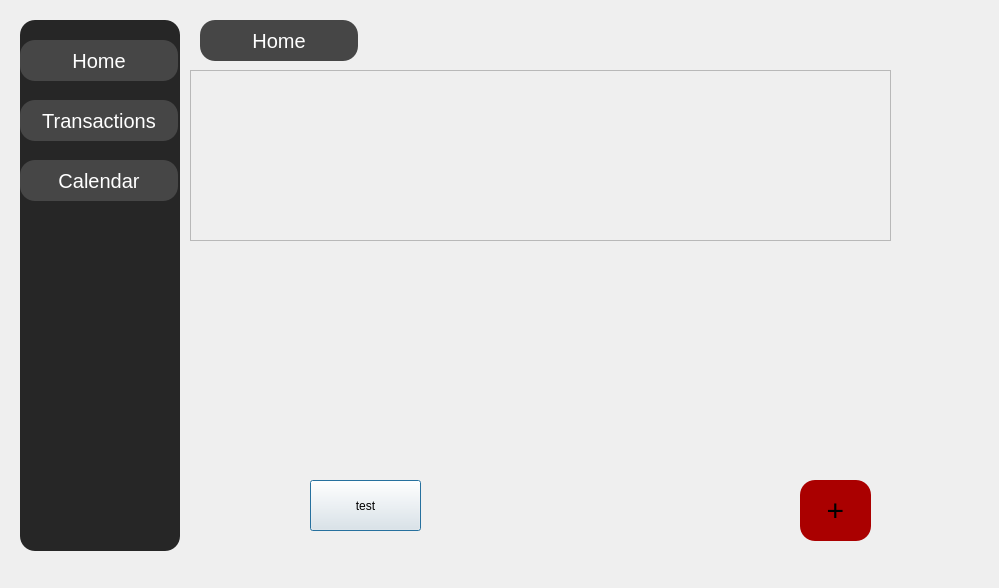
<?xml version="1.0" encoding="UTF-8"?>
<ui version="4.0">
 <class>homeDialog</class>
 <widget class="QDialog" name="homeDialog">
  <property name="geometry">
   <rect>
    <x>0</x>
    <y>0</y>
    <width>999</width>
    <height>588</height>
   </rect>
  </property>
  <property name="minimumSize">
   <size>
    <width>143</width>
    <height>0</height>
   </size>
  </property>
  <property name="maximumSize">
   <size>
    <width>16677770</width>
    <height>16777215</height>
   </size>
  </property>
  <property name="windowTitle">
   <string>Dialog</string>
  </property>
  <property name="toolTip">
   <string/>
  </property>
  <property name="styleSheet">
   <string notr="true"/>
  </property>
  <widget class="QWidget" name="verticalLayoutWidget">
   <property name="geometry">
    <rect>
     <x>20</x>
     <y>20</y>
     <width>160</width>
     <height>531</height>
    </rect>
   </property>
   <layout class="QVBoxLayout" name="sideMenuVL">
    <item>
     <widget class="QWidget" name="sidebarBackgroud" native="true">
      <property name="styleSheet">
       <string notr="true">background-color: rgb(38, 38, 38);border-radius: 15px;</string>
      </property>
      <widget class="QLabel" name="sidebarHome">
       <property name="geometry">
        <rect>
         <x>0</x>
         <y>20</y>
         <width>158</width>
         <height>41</height>
        </rect>
       </property>
       <property name="styleSheet">
        <string notr="true">background-color: rgb(70, 70, 70);border-radius: 15px;font:15pt;
color: rgb(255, 255, 255);</string>
       </property>
       <property name="text">
        <string>Home</string>
       </property>
       <property name="alignment">
        <set>Qt::AlignCenter</set>
       </property>
      </widget>
      <widget class="QLabel" name="sidebarTransactions">
       <property name="geometry">
        <rect>
         <x>0</x>
         <y>80</y>
         <width>158</width>
         <height>41</height>
        </rect>
       </property>
       <property name="styleSheet">
        <string notr="true">background-color: rgb(70, 70, 70);border-radius: 15px;font:15pt;color:white;</string>
       </property>
       <property name="text">
        <string>Transactions</string>
       </property>
       <property name="alignment">
        <set>Qt::AlignCenter</set>
       </property>
      </widget>
      <widget class="QLabel" name="sidebarCalendar">
       <property name="geometry">
        <rect>
         <x>0</x>
         <y>140</y>
         <width>158</width>
         <height>41</height>
        </rect>
       </property>
       <property name="styleSheet">
        <string notr="true">background-color: rgb(70, 70, 70);border-radius: 15px;font:15pt;color:white;</string>
       </property>
       <property name="text">
        <string>Calendar</string>
       </property>
       <property name="alignment">
        <set>Qt::AlignCenter</set>
       </property>
      </widget>
     </widget>
    </item>
   </layout>
  </widget>
  <widget class="QLabel" name="homeTiltle">
   <property name="geometry">
    <rect>
     <x>200</x>
     <y>20</y>
     <width>158</width>
     <height>41</height>
    </rect>
   </property>
   <property name="styleSheet">
    <string notr="true">background-color: rgb(70, 70, 70);border-radius: 15px;font:15pt;color:white;</string>
   </property>
   <property name="text">
    <string>Home</string>
   </property>
   <property name="alignment">
    <set>Qt::AlignCenter</set>
   </property>
  </widget>
  <widget class="QPushButton" name="addAccBtn">
   <property name="geometry">
    <rect>
     <x>800</x>
     <y>480</y>
     <width>71</width>
     <height>61</height>
    </rect>
   </property>
   <property name="toolTip">
    <string>Add Account</string>
   </property>
   <property name="styleSheet">
    <string notr="true">background-color: rgb(170, 0, 0);border-radius: 15px;font-size:30px;</string>
   </property>
   <property name="text">
    <string>+</string>
   </property>
   <property name="autoDefault">
    <bool>false</bool>
   </property>
   <property name="default">
    <bool>false</bool>
   </property>
  </widget>
  <widget class="QScrollArea" name="accScrollArea">
   <property name="geometry">
    <rect>
     <x>190</x>
     <y>70</y>
     <width>701</width>
     <height>171</height>
    </rect>
   </property>
   <property name="widgetResizable">
    <bool>true</bool>
   </property>
   <widget class="QWidget" name="scrollAreaWidgetContents">
    <property name="geometry">
     <rect>
      <x>0</x>
      <y>0</y>
      <width>699</width>
      <height>169</height>
     </rect>
    </property>
    <widget class="QWidget" name="layoutWidget">
     <property name="geometry">
      <rect>
       <x>0</x>
       <y>0</y>
       <width>701</width>
       <height>171</height>
      </rect>
     </property>
     <layout class="QHBoxLayout" name="accHL"/>
    </widget>
   </widget>
  </widget>
  <widget class="QPushButton" name="testPushButton">
   <property name="geometry">
    <rect>
     <x>310</x>
     <y>480</y>
     <width>111</width>
     <height>51</height>
    </rect>
   </property>
   <property name="text">
    <string>test</string>
   </property>
  </widget>
 </widget>
 <resources/>
 <connections/>
</ui>
